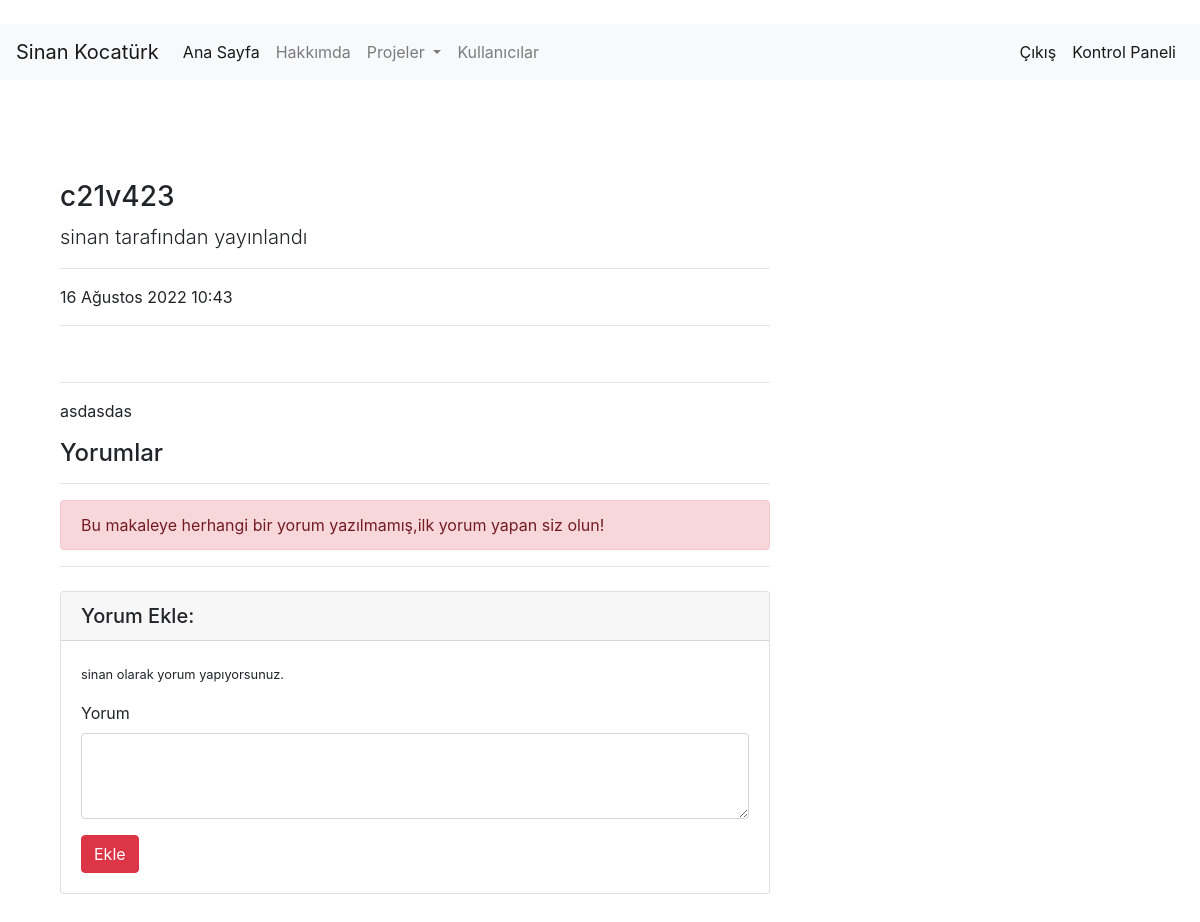
Page /nick/nick/1/ (signed in) on the earlier database version.
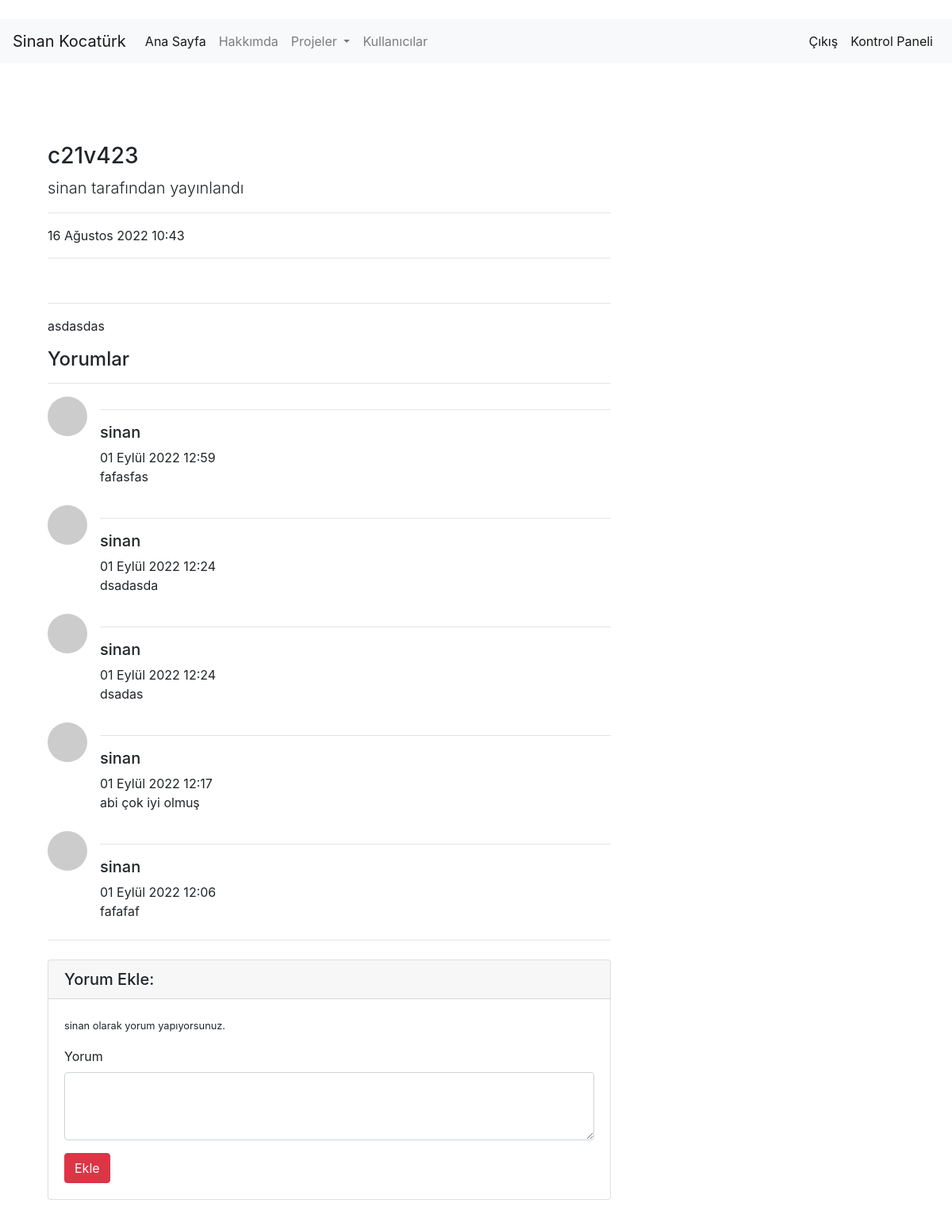
Same page on the later database version.
### nick/models.py (models this page shows, shortened)
class Nick(models.Model):
    author = models.ForeignKey("auth.User",on_delete = models.CASCADE,verbose_name = "Yazar ")
    title = models.CharField(max_length = 17,verbose_name = "Server ")
    """content = models.CharField(max_length = 20,verbose_name = "Nick ") """
    content = RichTextField()
    created_date = models.DateTimeField(auto_now_add=True,verbose_name="Oluşturulma Tarihi")
    article_image = models.FileField(blank = True,null = True,verbose_name="Makaleye Fotoğraf Ekleyin")
    class Meta:
       ordering = ['-created_date']

class Comment(models.Model):
    nick = models.ForeignKey(Nick,on_delete = models.CASCADE,verbose_name = "Makale",related_name="comments")
    comment_author = models.CharField(max_length = 50,verbose_name = "İsim")
    comment_content = models.CharField(max_length = 200,verbose_name = "Yorum")
    comment_date = models.DateTimeField(auto_now_add=True)
    def __str__(self):
        return self.comment_content
    class Meta:
        ordering = ['-comment_date']

### nick/views.py (the view)
# urls.py: path('nick/<int:id>/', views.detail,name= "detail"),
@login_required(login_url="user:login")
def detail(request,id):
    nick = get_object_or_404(Nick,id=id)
    comments = nick.comments.all()
    print(comments)
    return render(request,"detail.html",{"nick":nick,"comments":comments})

### templates/detail.html (shortened to what this page needs)
{% extends 'layout.html' %}
{% load crispy_forms_tags %}
{% block body %}
 <div class="col-lg-8">
    <h3 class="mt-4">{{nick.title}}</h3>
    <p class="lead">
      {{nick.author.username}} tarafından yayınlandı
    </p>
    <hr>
    <p>{{nick.created_date}}</p>
    <hr>
    <hr>
    <p class="lead">
        {{nick.content|safe}}
    </p>
    <h4>Yorumlar</h4>
    <hr>
    {% if comments %}
    {% for comment in comments  %}
      <div class="media mb-4">
        <img class="d-flex mr-3 rounded-circle" src="http://placehold.it/50x50" alt="">
        <div class="media-body">  <hr>
          <h5 class="mt-0">{{comment.comment_author}}</h5>
          {{comment.comment_date}} <br>
          {{comment.comment_content}}
        </div>
      </div>
    {% endfor %}
    {% else %}
    <div class ="alert alert-danger">
      Bu makaleye herhangi bir yorum yazılmamış,ilk yorum yapan siz olun!
    </div>
    {% endif %}
    <hr>
    <div class="card my-4">
      <h5 class="card-header">Yorum Ekle:</h5>
      <div class="card-body">
        <form method = "post" action = "{% url 'nick:comment' nick.id %}">
          <div class="form-group">
            <p><small>{{request.user.username}} olarak yorum yapıyorsunuz. </small></p>
            </div>
          <div class="form-group">
              <label for="formGroupExampleInput">Yorum</label>
            <textarea name = "comment_content" class="form-control" rows="3"></textarea>
          </div>
          <button type="submit" class="btn btn-danger">Ekle</button>
        </form>
      </div>
    </div>
</div>
{% endblock body %}

### templates/layout.html (shortened to what this page needs)
<!DOCTYPE html>
{% load static %}
<html lang="en">
<head>
    <link rel="stylesheet" href="https://cdn.jsdelivr.net/npm/bootstrap@4.0.0/dist/css/bootstrap.min.css">
</head>
<body>
    <br>
    {% include "includes/navbar.html" %}
    <div style = "margin-top : 100px; margin-bottom:100px;" class = "container">
        {% block body %}
        {% endblock body %}
</body>
</html>

### templates/includes/navbar.html (shortened to what this page needs)
<nav class="navbar navbar-expand-lg navbar-light bg-light">
    <a class="navbar-brand" href="/">Sinan Kocatürk</a>
    <div class="collapse navbar-collapse" id="navbarSupportedContent">
      <ul class="navbar-nav mr-auto">
        <li class="nav-item active">
          <a class="nav-link" href="{% url 'index' %}">Ana Sayfa <span class="sr-only">(current)</span></a>
        </li>
        <li class="nav-item">
          <a class="nav-link" href="{% url 'about' %}">Hakkımda</a>
        </li>
        <li class="nav-item dropdown">
          <a class="nav-link dropdown-toggle" href="{% url 'index' %}" id="navbarDropdown" role="button" data-toggle="dropdown" aria-haspopup="true" aria-expanded="false">
            Projeler
          </a>
        </li>
        <li class="nav-item">
          <a class="nav-link " href="{% url 'nick:nicks' %}">Kullanıcılar</a>
        </li>
      </ul>
      <ul class="navbar-nav ml-auto">
        {% if request.user.is_authenticated %}
        <li class="nav-item active">
          <a class="nav-link" href="{% url 'user:logout' %}">Çıkış <span class="sr-only">(current)</span></a>
         </li>
         <li class="nav-item active">
           <a class="nav-link" href="{% url 'nick:dashboard' %}">Kontrol Paneli <span class="sr-only">(current)</span></a>
          </li>
          {% endif %}
      </ul>
    </div>
  </nav>

Differences in the rows shown:
added Comment: comment_author "sinan", comment_date "01 Eylül 2022 12:59", comment_content "fafasfas"
added Comment: comment_author "sinan", comment_date "01 Eylül 2022 12:24", comment_content "dsadasda"
added Comment: comment_author "sinan", comment_date "01 Eylül 2022 12:24", comment_content "dsadas"
added Comment: comment_author "sinan", comment_date "01 Eylül 2022 12:17", comment_content "abi çok iyi olmuş"
added Comment: comment_author "sinan", comment_date "01 Eylül 2022 12:06", comment_content "fafafaf"
Other differences:
text no longer shown: "Bu makaleye herhangi bir yorum yazılmamış,ilk yorum yapan siz olun!"
